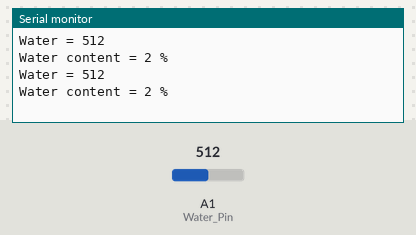
Bench run of a sketch on a simulated Arduino Uno, built with avr-gcc and run on an emulated ATmega328P. On the bench: the last lines printed to the serial monitor. The test bench sets the inputs (shaded band); at power-on: A1 (Water_Pin) = 512.

Above: at 5.8 s.
5.9 s: A1 (Water_Pin) set to 716
At 10.4 s:
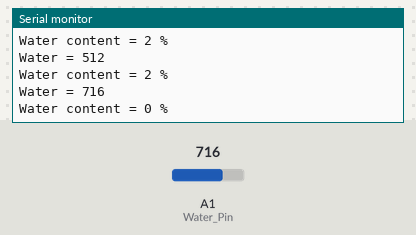
11.9 s: A1 (Water_Pin) set to 900
At 15.4 s:
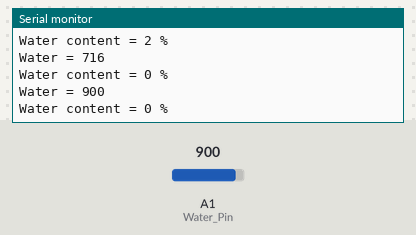
Timing chart, 0 to 16.9 s (numbered marks = the images above; inputs shaded):
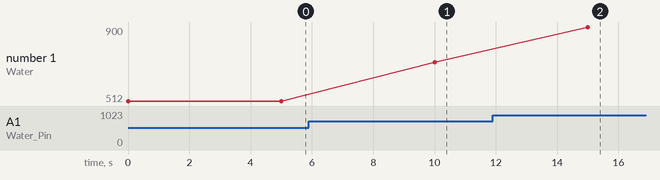

The sketch:

Water.ino
```cpp
#define Water_Pin A1

void setup() {
  Serial.begin(9600);
}

void loop() {
  int Water = analogRead(Water_Pin);
  int Water_Content = map(Water, 518, 272, 0, 100);

  if (Water_Content >= 100) {
    Water_Content = 100;
  }
  if (Water_Content <= 0) {
    Water_Content = 0;
  }

  Serial.print("Water = ");
  Serial.println(Water);
  Serial.print("Water content = ");
  Serial.print(Water_Content);
  Serial.println(" %");
  delay(5000);
}
```

Measured:
- after the input at 5.9 s, the serial monitor: prints a new line after 4.1 s (image 1)
- after the input at 11.9 s, the serial monitor: prints a new line after 3.1 s (image 2)
- plotted number 1: 512 → 716 after the input at 5.9 s, 716 → 900 after the input at 11.9 s
